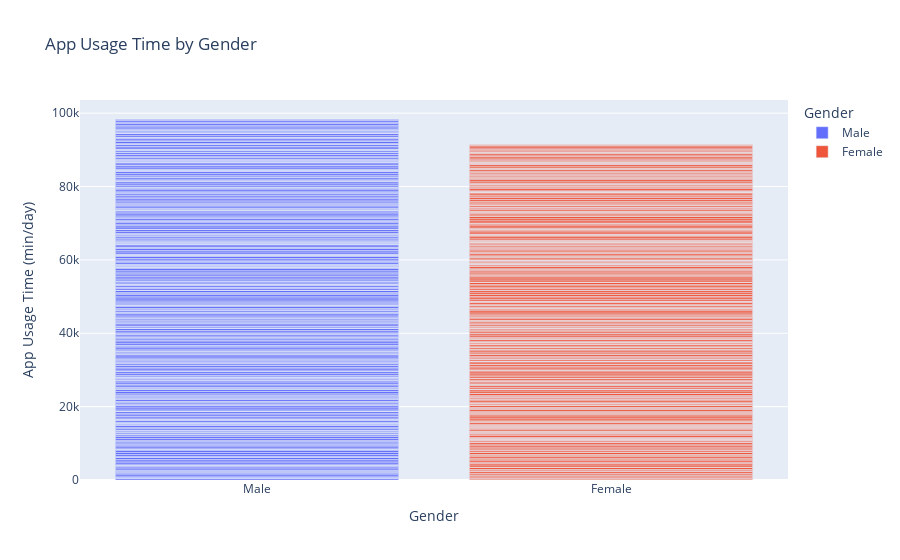

Write notebook code for a chart like this one.
### Code cell
# 5. App-Nutzungszeit basierend auf Geschlecht (Balkendiagramm)
fig5 = px.bar(df_U, x='Gender', y='App Usage Time (min/day)', color='Gender', 
              title='App Usage Time by Gender')
fig5.show()

### Figure 1 — Plotly figure (JSON) as saved in the notebook; plotly's stock layout.template omitted (floating-point values rounded to 4 significant figures; data arrays with more than 128 entries replaced by an {"elided": "..."} marker saying what was removed)
{"data": [{"alignmentgroup": "True", "hovertemplate": "Gender=%{x}<br>App Usage Time (min/day)=%{y}<extra></extra>", "legendgroup": "Male", "marker": {"color": "#636efa", "pattern": {"shape": ""}}, "name": "Male", "offsetgroup": "Male", "orientation": "v", "showlegend": true, "textposition": "auto", "type": "bar", "x": {"elided": "364 str values"}, "xaxis": "x", "y": {"elided": "364 int values"}, "yaxis": "y"}, {"alignmentgroup": "True", "hovertemplate": "Gender=%{x}<br>App Usage Time (min/day)=%{y}<extra></extra>", "legendgroup": "Female", "marker": {"color": "#EF553B", "pattern": {"shape": ""}}, "name": "Female", "offsetgroup": "Female", "orientation": "v", "showlegend": true, "textposition": "auto", "type": "bar", "x": {"elided": "336 str values"}, "xaxis": "x", "y": {"elided": "336 int values"}, "yaxis": "y"}], "layout": {"barmode": "relative", "legend": {"title": {"text": "Gender"}, "tracegroupgap": 0}, "title": {"text": "App Usage Time by Gender"}, "xaxis": {"anchor": "y", "categoryarray": ["Male", "Female"], "categoryorder": "array", "domain": [0, 1], "title": {"text": "Gender"}}, "yaxis": {"anchor": "x", "domain": [0, 1], "title": {"text": "App Usage Time (min/day)"}}}}
